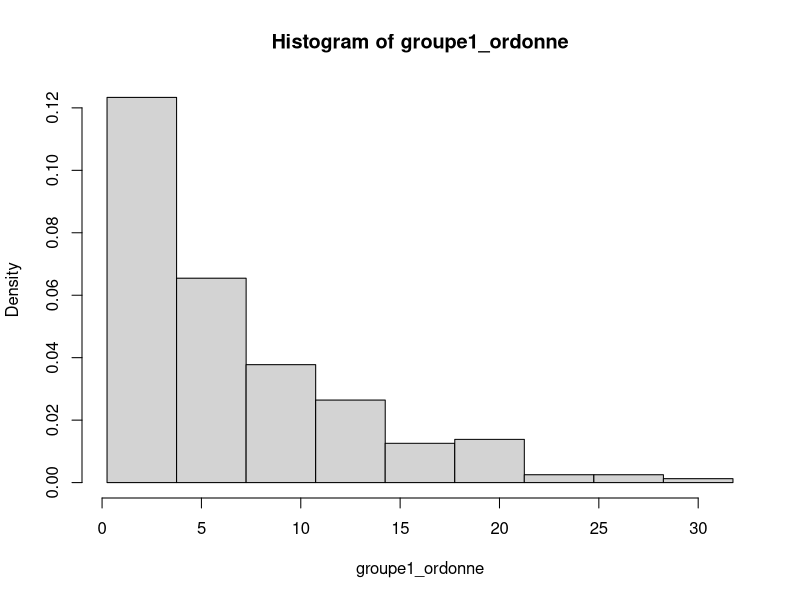

The R source for this figure: (Note: this script raises an error after producing the figure.)
enumerate <- function(X, FUN, ...) {
  result <- vector("list", length(X))
  for (i in seq_along(result)) {
    tmp <- FUN(X[[i]], i, ...)
    if (is.null(tmp))
      result[i] <- list(NULL)
    else
      result[[i]] <- tmp
  }
  result
}

###############


groupe1 = scan("./echantillons/groupe1.txt", what=integer(), sep="\n")
groupe2 = scan("./echantillons/groupe2.txt", what=integer(), sep="\n")

####################
# Partie 2
####################

# Question 2.1

groupe1_ordonne = sort(groupe1)
groupe2_ordonne = sort(groupe2)

# minimum, 1er quartile, médianne,
#moyenne, 3ème quartile et max de groupe1
summary(groupe1)

# minimum, 1er quartile, médianne,
#moyenne, 3ème quartile et max de groupe1
summary(groupe2)

# Histogramme à classes de même largeur groupe1
n1 = length(groupe1_ordonne)
k = round(1 + log2(n1))
a0 <- min(groupe1_ordonne) - 0.025*(max(groupe1_ordonne)-min(groupe1_ordonne))
ak<-max(groupe1_ordonne)+0.025*(max(groupe1_ordonne)-min(groupe1_ordonne))
bornes <- seq(a0, ak, (ak - a0)/k)
hist(groupe1_ordonne, prob=T, breaks=bornes)


# Histogramme à classes de même effectif

histoeff <- function(x, xlim=NULL, ...)
{
  sx <- sort(x)
  n <- length(x)
  k <- round(log(n)/log(2)+1)
  rangex <- max(x)-min(x)
  breaks <- c(min(x)-0.025*rangex, quantile(x, seq(1, k-1)/k), max(x)+0.025*rangex)
  col <- 0
  if (is.null(xlim)) xlim<-c(breaks[1], breaks[k+1])
  hist(x, breaks=breaks, col=col, xlim=xlim, probability=T, ...)
}

#Histogramme à classe de même effectif groupe1
histoeff(groupe1)

# Histogramme à classe de même largeur groupe2
n2 = length(groupe2_ordonne)
k = round(1+log2(n2))
a0 <- min(groupe2_ordonne) - 0.025*(max(groupe2_ordonne)-min(groupe2_ordonne))
ak<-max(groupe2_ordonne)+0.025*(max(groupe2_ordonne)-min(groupe2_ordonne))
bornes <- seq(a0, ak, (ak - a0)/k)
hist(groupe2_ordonne, prob=T, breaks=bornes)

#Histogramme à classe de même effectif groupe2
histoeff(groupe2)

# Question 2.2



r = 1
p = 0.5 #Â TODO
q = 1 - p
F<-function(k)
{
  # return (p / q * (1 - q ** (k + 1)) / (1 - q))
  return ((1 - (1 - p) ** (k + 1)) / (1 - p))
}

n = 10
m = 5
k = seq(1,5,1)
plot(k, F(k))

lines(k, F(k), type="s")

h<-function(x)
{
  return (log(1 - x))
}

x = sort(groupe1)
y = x
for (i in 1:length(x))
{
  y[i] = h(i / length(x))
}
plot(x, y)
x = head(x, -1)
y = head(y, -1)
reg<-lm(y~x)
lines(x, fitted.values(reg))

# approximation de p
coeff = coef(reg)
p = 1 - exp(coeff[2])

# calcul de l'intervalle de confiance au seuil de 5% d'après la
# formule de la question 1.2
alpha<- 0.05
xn = mean(groupe1)
n = length(groupe1)
u_alpha = qnorm(1-alpha/2)
borne_inf = 1/xn - u_alpha*sqrt((xn-1)/(n*xn**3))
borne_sup = 1/xn + u_alpha*sqrt((xn -1)/(n*xn**3))


# groupe 2

# Fonction permettant de calculer la probabilité empirique
# Pour le groupe 2

probabilite_empirique <- function(groupe){

  n <- max(groupe)
  liste <-c()
  for (i in 1:n){
    liste[i] = sum(groupe == i)
  }
  return(liste/length(groupe))
}

probabilite_empirique(groupe1)

graphe_proba_empirique <- function(groupe){
  proba_empirique <- probabilite_empirique(groupe)
  x <- c()
  y <- c()
  for (i in 1: length(proba_empirique)-1){
    if (proba_empirique[i+1] != 0){
      x = append(x, i)
      y = append(y, i*proba_empirique[i]/proba_empirique[i+1])
    }
  }
  plot(x, y)
  reg<-lm(y~x)
  lines(x, fitted.values(reg))
  return(coef(reg))

}

graphe_proba_empirique(groupe2)





############
# Partie 3 #
############

m = 1000000
n = 1000000
p = 0.1
l = numeric(m)
for (i in 1:m)
{
  l[i] = sum(rgeom(n, p))
}
hist(l)
